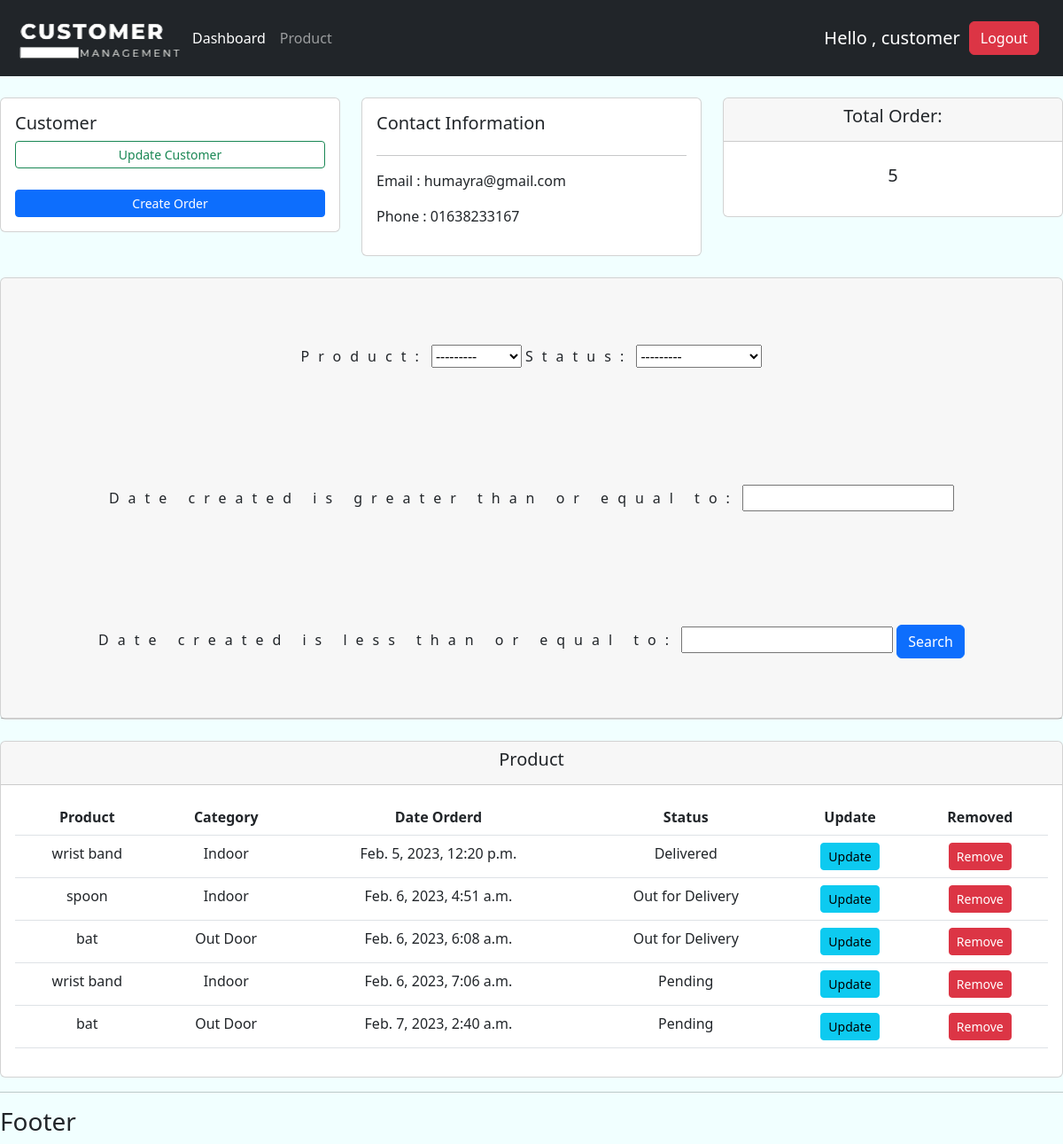
/customer/2 (signed in), run on the app's committed database.
### customer/models.py (models this page shows, shortened)
class Customer(models.Model):
    user=models.OneToOneField(User,null=True,blank=True,on_delete=models.CASCADE)
    name=models.CharField(max_length=100,null=True)
    phone =models.CharField(max_length=100,null=True)
    email=models.CharField(max_length=100,null=True)
    profile_pic=models.ImageField(null=True,blank=True,default='default.png', upload_to=None, height_field=None, width_field=None, max_length=None)
    date_created=models.DateTimeField(auto_now_add=True,null=True)

class Order(models.Model):
    STATUS =(
        ('Pending' , 'Pending'),
        ('Out for Delivery' , 'Out for Delivery'),
        ('Delivered' , 'Delivered'),
    )
    customer = models.ForeignKey(Customer,on_delete=models.SET_NULL , null=True)
    product = models.ForeignKey(Product,on_delete=models.SET_NULL , null=True)
    date_created=models.DateTimeField(auto_now_add=True,null=True)
    status=models.CharField(max_length=100,null=True,choices=STATUS)

class Product(models.Model):
    CATEGORY =(
        ('Indoor' , 'Indoor'),
        ('Out Door' , 'Out Door'),
    )
    name=models.CharField(max_length=100,null=True)
    price=models.FloatField(null=True)
    Tag=models.ManyToManyField(Tag)
    category=models.CharField(max_length=100,null=True ,choices=CATEGORY)
    description=models.CharField(max_length=200,null=True,blank=True)
    date_created=models.DateTimeField(auto_now_add=True,null=True)
    def __str__(self):
        return self.name

### customer/decoration.py (the view)
        def wrapper_func(request,*args, **kwargs):
            group = None
            if request.user.groups.exists():
                group= request.user.groups.all()[0].name
            if group in allowed_role:
                return view_func(request,*args, **kwargs)
            else:
                return HttpResponse('You are not authorized to this page')

### customer/decoration.py (called while the page is built)
def allowed_user(allowed_role=[]):
    def decorator(view_func):
        def wrapper_func(request,*args, **kwargs):
            group = None
            if request.user.groups.exists():
                group= request.user.groups.all()[0].name
            if group in allowed_role:
                return view_func(request,*args, **kwargs)
            else:
                return HttpResponse('You are not authorized to this page')
        return wrapper_func
    return decorator

### customer/views.py (called while the page is built)
@login_required(login_url='login')
@allowed_user(allowed_role=['admin'])
def customer(request,pk):
    customers=Customer.objects.get(id=pk)
    orders=customers.order_set.all()
    total_order=orders.count()
    myFilter=OrderFilter(request.GET , queryset=orders)
    orders=myFilter.qs
    context={
        'total_order':total_order,
        'orders' : orders,
        'customers':customers,
        'myfilter':myFilter,
    }
    return render(request,'customer/customer.html',context)

### templates/customer/customer.html (shortened to what this page needs)
{% extends 'main/main.html' %}
{% block content %}
<br>
<div class="row ">
    <div class=" col-md">
        <div class="card card-body" id="">
            <h5 class="card-title">Customer</h5>
            <a href="#" class="btn btn-outline-success btn-sm btn-block" role="button">Update Customer</a>
            <br>
            <a href="{% url 'customer_create_order' customers.id %}" class="btn btn-primary btn-sm btn-block" role="button">Create Order</a>
        </div>
    </div>
    <div class=" col-md">
        <div class="card card-body" id="">
            <h5 class="card-title">Contact Information</h5>
            <hr>
            <p class="">Email :  {{customers.email}}</p>
            <p class="">Phone :  {{customers.phone}}</p>
        </div>
    </div>
    <div class=" col-md">
        <div class="card text-center" id="">
            <div class="card-header">
                <h5 class="card-title">Total Order:</h5>
            </div>
            <div class="card-body">
                <h5 class="card-title" style="padding:10px">{{total_order}}</h5>
            </div>
        </div>
    </div>
</div>
<br>
<div class="row  text-center">
    <div class=" col-md">
        <div class="card text-center " id="">
            <div class="card-header">
                <form action="" method= "GET">
                    {{myfilter.form}}
                    <button class="btn btn-primary">Search</button>
                </form>
            </div>
        </div>
    </div>
</div>
<br>
<div class="row  text-center">
    <div class=" col-md">
        <div class="card text-center " id="">
            <div class="card-header">
                <h5 class="card-title">Product</h5>
            </div>
            <div class="card-body">
                <table class="table ">
                    <thead>
                        <tr>
                        <th scope="col">Product</th>
                        <th scope="col">Category</th>
                        <th scope="col">Date Orderd</th>
                        <th scope="col">Status</th>
                        <th scope="col">Update</th>
                        <th scope="col">Removed</th>
                        </tr>
                    </thead>
                    <tbody>
                        {% for order in orders %}
                        <tr>
                            <td>{{order.product}}</td>
                            <td>{{order.product.category}}</td>
                            <td>{{order.date_created}}</td>
                            <td>{{order.status}}</td>
                            <td><a href="{% url 'update_form' order.id %}" class="btn btn-info btn-sm btn-block" role="button">Update</a></td>
                            <td><a href="{% url 'remove_form' order.id %}" class="btn btn-danger btn-sm btn-block" role="button">Remove</a></td>
                        </tr>
                        {% endfor %}
                    </tbody>
                </table>
            </div>
        </div>
    </div>
</div>
{% endblock content %}

### templates/navbar/navbar.html (shortened to what this page needs)
{% load static %}
<nav class="navbar navbar-expand-lg navbar-dark bg-dark">
    <div class="container-fluid">
      <img src="{% static 'images/logo.png' %}" alt="logo">
      <div class="collapse navbar-collapse" id="navbarNav">
        {% if request.user.is_staff %}
          <ul class="navbar-nav">
              <li class="nav-item">
                <a class="nav-link active" href="{% url 'dashboard' %}">Dashboard</a>
              </li>
              <li class="nav-item">
                <a class="nav-link" href="{% url 'product' %}">Product</a>
              </li>
          </ul>
        {% else %}
        <ul class="navbar-nav">
          <li class="nav-item">
            <a class="nav-link" href="{% url 'user_settings' %}">Settings</a>
          </li>
      </ul>
        {% endif %}
      </div>
      <div class=" nav navbar-nav navbar-right" style="margin-right:15px;">
        <h5 style="color:white;margin-right:10px;margin-top:7px;">Hello , {{request.user}}</h5>
        <ul class="nav navbar-nav navbar-right">
          <li style="align-content:center">
              <a href="{% url 'logout' %}" class="btn btn-danger">Logout</a>
          </li>
        </ul>
      </div>
    </div>
  </nav>

### static/css/stats.css (style rules this page uses)
body { background-color: rgba(240, 255, 255, 0.911); }
label { letter-spacing: 10px; line-height: 10; }

### data on the page
Customer: email "humayra@gmail.com", phone "01638233167"
Order: product "wrist band", product.category "Indoor", date_created "Feb. 5, 2023, 12:20 p.m.", status "Delivered"
Order: product "spoon", product.category "Indoor", date_created "Feb. 6, 2023, 4:51 a.m.", status "Out for Delivery"
Order: product "bat", product.category "Out Door", date_created "Feb. 6, 2023, 6:08 a.m.", status "Out for Delivery"
Order: product "wrist band", product.category "Indoor", date_created "Feb. 6, 2023, 7:06 a.m.", status "Pending"
Order: product "bat", product.category "Out Door", date_created "Feb. 7, 2023, 2:40 a.m.", status "Pending"

### other printed values
{{ request.user }} "customer"
{{ total_order }} "5"
